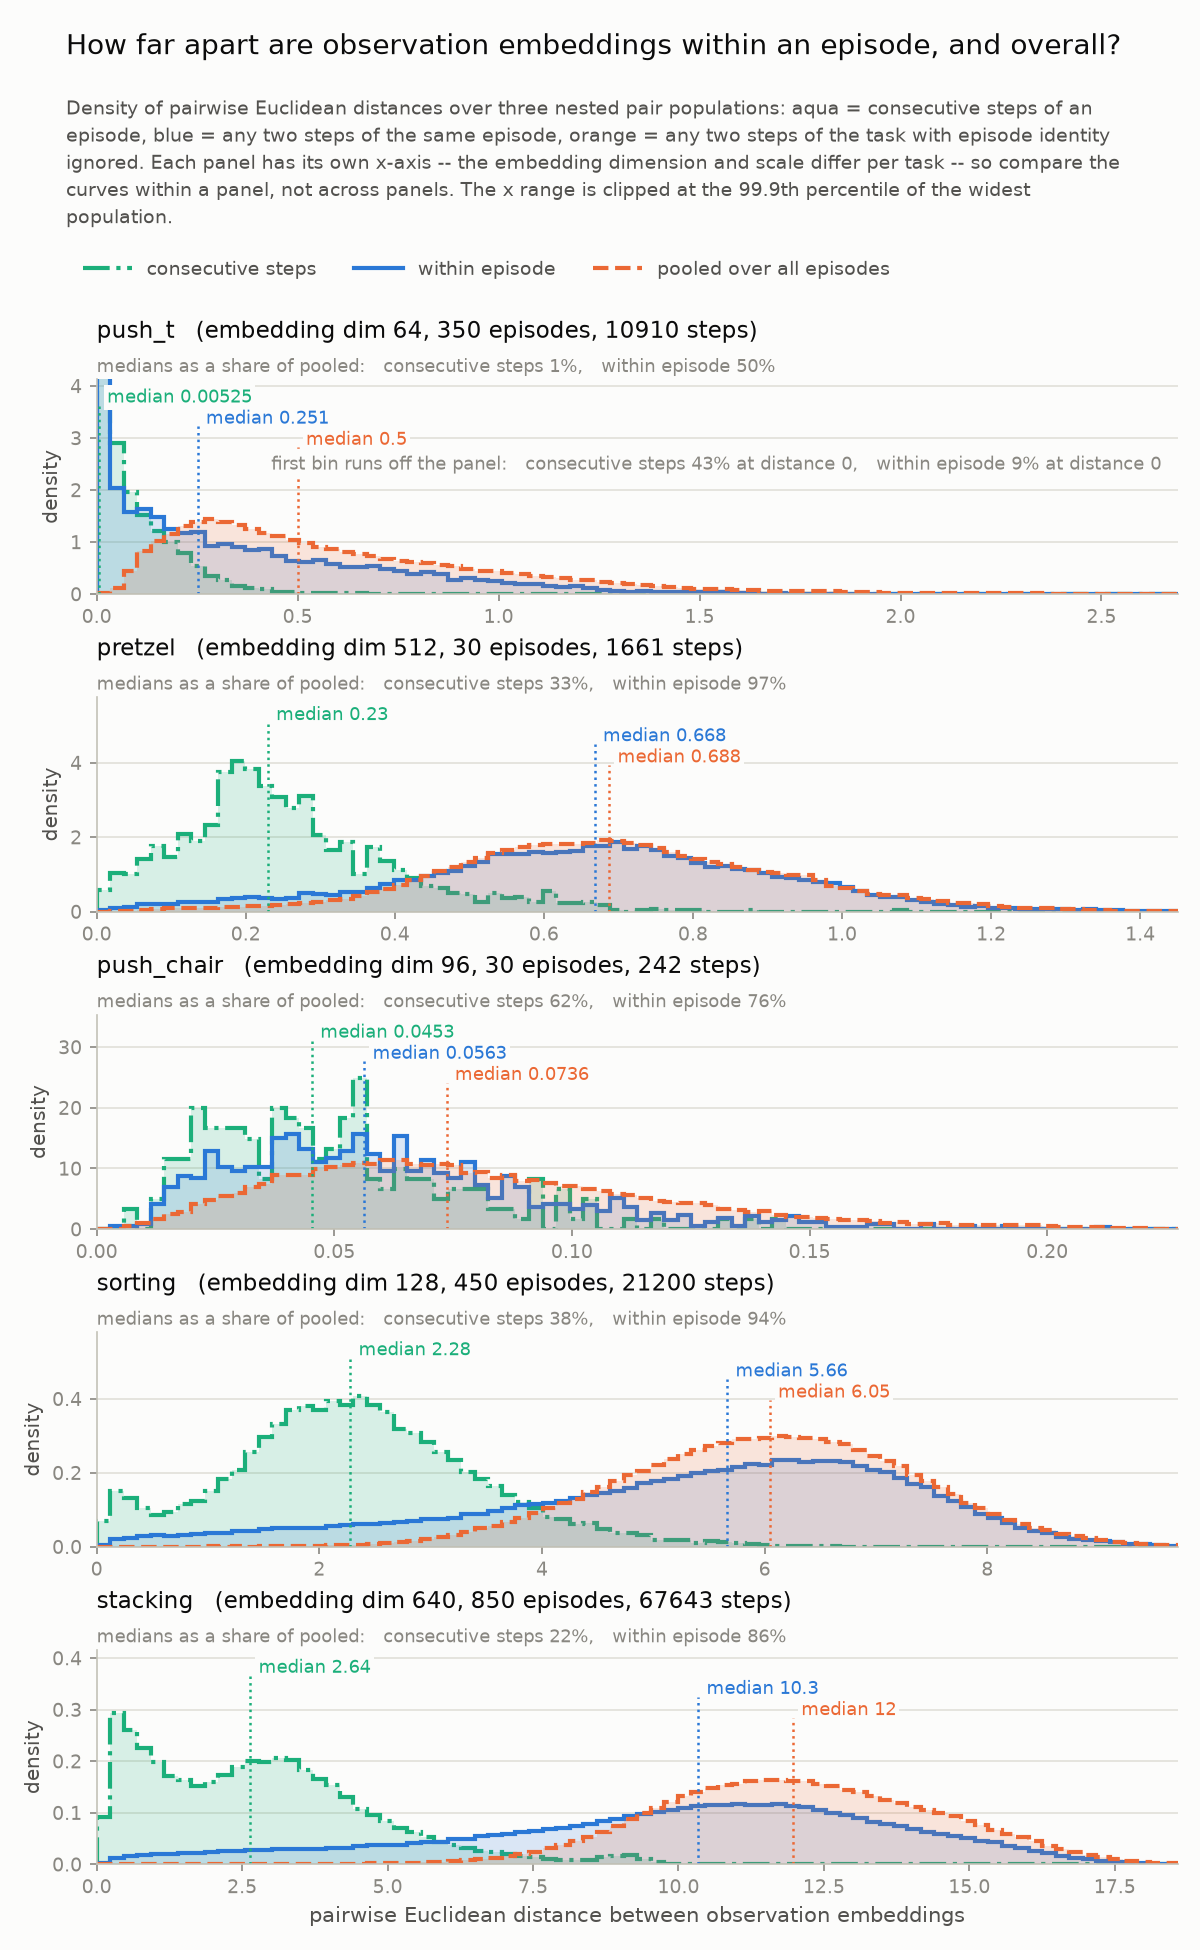

Python code for this plot:
"""Within-episode vs pooled pairwise distances between FIPER observation embeddings."""

from __future__ import annotations

import argparse
import os
import pathlib
import pickle
import sys
import textwrap
import time

HERE = pathlib.Path(__file__).resolve().parent
ROOT_DIR = str(HERE.parent.parent)
if ROOT_DIR not in sys.path:
    sys.path.insert(0, ROOT_DIR)
os.chdir(ROOT_DIR)

import numpy as np  # noqa: E402
import pandas as pd  # noqa: E402
import torch  # noqa: E402

CACHE_DIR = HERE / "cache"
DATA_DIR = pathlib.Path(ROOT_DIR) / "data"

ALL_TASKS = ["push_t", "pretzel", "push_chair", "sorting", "stacking"]
#: The pair populations that are compared, narrowest first; "pooled" ignores episode identity.
SETS = ("adjacent", "within", "pooled")
#: Pairs drawn per set per task; below this the population is enumerated exactly instead.
MAX_PAIRS = 500_000
#: Rows per distance block, bounding the [block, dim] difference intermediate.
_BLOCK = 100_000
QUANTILES = (0.01, 0.25, 0.5, 0.75, 0.99)


# ---------------------------------------------------------------------------- the data
def load_task(task: str) -> tuple[np.ndarray, np.ndarray, np.ndarray]:
    """Observation embeddings and the per-episode start index and length of one task."""
    root = DATA_DIR / task / "processed_rollouts"
    with open(root / "metadata.pkl", "rb") as f:
        md = pickle.load(f)
    X = torch.load(root / "obs_embeddings.pt", weights_only=True).numpy().astype(np.float64)
    start = np.asarray(md["episode_start_indices"], dtype=np.int64)
    length = np.asarray(md["episode_end_indices"], dtype=np.int64) - start
    assert start[-1] + length[-1] <= len(X), f"{task}: episode indices overrun the embeddings"
    return X, start, length


# ------------------------------------------------------------------------- the sampling
def adjacent_pairs(start: np.ndarray,
                   length: np.ndarray) -> tuple[np.ndarray, np.ndarray, int, bool]:
    """Index pairs of consecutive steps of the same episode; always the whole population."""
    a = np.concatenate([np.arange(s, s + L - 1) for s, L in zip(start, length) if L >= 2])
    return a, a + 1, len(a), True


def within_pairs(start: np.ndarray, length: np.ndarray, n_max: int,
                 rng: np.random.Generator) -> tuple[np.ndarray, np.ndarray, int, bool]:
    """Index pairs of steps from the same episode: every pair, or ``n_max`` drawn uniformly."""
    per_ep = length * (length - 1) // 2
    total = int(per_ep.sum())
    if total <= n_max:
        a, b = [], []
        for s, L in zip(start[length >= 2], length[length >= 2]):
            i, j = np.triu_indices(int(L), k=1)
            a.append(s + i)
            b.append(s + j)
        return np.concatenate(a), np.concatenate(b), total, True
    # Episode drawn with probability proportional to its pair count, so the sample is
    # uniform over the pair population rather than over episodes.
    ep = rng.choice(len(start), size=n_max, p=per_ep / total)
    L = length[ep]
    i = (rng.random(n_max) * L).astype(np.int64)
    j = (rng.random(n_max) * L).astype(np.int64)
    while (bad := i == j).any():  # rejection; hits ~1/L of the draws
        j[bad] = (rng.random(int(bad.sum())) * L[bad]).astype(np.int64)
    return start[ep] + i, start[ep] + j, total, False


def pooled_pairs(n_steps: int, n_max: int,
                 rng: np.random.Generator) -> tuple[np.ndarray, np.ndarray, int, bool]:
    """Index pairs of distinct steps anywhere in the task: every pair, or ``n_max`` drawn."""
    total = n_steps * (n_steps - 1) // 2
    if total <= n_max:
        i, j = np.triu_indices(n_steps, k=1)
        return i, j, total, True
    a = rng.integers(0, n_steps, size=n_max)
    b = rng.integers(0, n_steps, size=n_max)
    while (bad := a == b).any():
        b[bad] = rng.integers(0, n_steps, size=int(bad.sum()))
    return a, b, total, False


def distances(X: np.ndarray, a: np.ndarray, b: np.ndarray) -> np.ndarray:
    """Euclidean distance of each index pair, in blocks."""
    out = np.empty(len(a), dtype=np.float64)
    for s in range(0, len(a), _BLOCK):
        d = X[a[s : s + _BLOCK]] - X[b[s : s + _BLOCK]]
        out[s : s + _BLOCK] = np.sqrt(np.einsum("ij,ij->i", d, d))
    return out


def run_task(task: str, n_max: int, seed: int, force: bool) -> dict:
    """Sampled within-episode and pooled distances of one task, cached to npz."""
    path = CACHE_DIR / f"{task}__dists__n{n_max}__seed{seed}.npz"
    if path.exists() and not force:
        with np.load(path) as z:
            out = ({k: (z[k] if z[k].ndim else z[k].item()) for k in z.files}
                   if set(SETS) <= set(z.files) else None)  # a cache from a narrower SETS
        if out is not None:
            print(f"  {task:<11} cached <- {os.path.relpath(path, ROOT_DIR)}")
            return out

    started = time.time()
    X, start, length = load_task(task)
    rng = np.random.default_rng(seed)
    out = {"dim": X.shape[1], "n_steps": len(X), "n_episodes": len(start),
           "n_unique": len(np.unique(X, axis=0)),
           "ep_len_min": int(length.min()), "ep_len_med": int(np.median(length)),
           "ep_len_max": int(length.max())}
    for name, (a, b, total, exact) in (
        ("adjacent", adjacent_pairs(start, length)),
        ("within", within_pairs(start, length, n_max, rng)),
        ("pooled", pooled_pairs(len(X), n_max, rng)),
    ):
        out[name] = distances(X, a, b)
        out[f"{name}_total"] = total
        out[f"{name}_exact"] = exact
        # Cross-episode pairs are the pooled sample minus its same-episode part; the episode
        # of a step is the number of starts at or below it.
        if name == "pooled":
            ep = np.searchsorted(start, a, side="right")
            out["cross"] = out["pooled"][ep != np.searchsorted(start, b, side="right")]
            out["cross_total"] = total - int((length * (length - 1) // 2).sum())
            out["cross_exact"] = exact
    CACHE_DIR.mkdir(parents=True, exist_ok=True)
    np.savez(path, **out)
    print(f"  {task:<11} {time.time() - started:.1f}s -> {os.path.relpath(path, ROOT_DIR)}")
    return out


# ------------------------------------------------------------------------ the reporting
def summarise(task: str, res: dict, sets: tuple[str, ...]) -> pd.DataFrame:
    """One row per (task, pair set) of pair counts and distance summary statistics."""
    rows = []
    for name in sets:
        d = res[name]
        q = np.quantile(d, QUANTILES)
        rows.append({"task": task, "dim": int(res["dim"]), "steps": int(res["n_steps"]),
                     "episodes": int(res["n_episodes"]), "pairs": name,
                     "n_pairs_total": int(res[f"{name}_total"]), "n_pairs_used": len(d),
                     "exact": bool(res[f"{name}_exact"]), "mean": d.mean(), "std": d.std(),
                     "min": d.min(), **{f"q{int(p * 100):02d}": v for p, v in zip(QUANTILES, q)},
                     "max": d.max()})
    return pd.DataFrame(rows)


def report(table: pd.DataFrame, results: dict, sets: tuple[str, ...]) -> pd.DataFrame:
    """Print the per-task shapes, the summary table and each set's ratios to pooled."""
    print("\n=== embeddings and episodes")
    tasks = list(table.task.unique())
    print(table.drop_duplicates("task").assign(
        ep_len=[f"{results[t]['ep_len_min']}/{results[t]['ep_len_med']}/{results[t]['ep_len_max']}"
                for t in tasks],
        # Repeated embedding rows put an atom at distance 0 and pull the within-episode
        # summaries down, so they are reported next to the shapes.
        dups=[int(results[t]["n_steps"]) - int(results[t]["n_unique"]) for t in tasks],
    )[["task", "dim", "steps", "episodes", "ep_len", "dups"]].rename(
        columns={"dim": "embed_dim", "ep_len": "ep_len min/med/max",
                 "dups": "duplicate steps"}).to_string(index=False))

    print("\n=== pairwise Euclidean distances between observation embeddings")
    show = table.drop(columns=["steps", "episodes"]).copy()
    show["n_pairs_total"] = show.n_pairs_total.map(lambda v: f"{v:,}")
    show["n_pairs_used"] = show.n_pairs_used.map(lambda v: f"{v:,}")
    print(show.to_string(index=False, float_format=lambda v: f"{v:.4g}"))

    rows = []
    for task in tasks:
        res = results[task]
        pooled, q01 = res["pooled"], np.quantile(results[task]["pooled"], 0.01)
        for name in sets:
            d = res[name]
            rows.append({"task": task, "embed_dim": int(res["dim"]), "pairs": name,
                         "median": np.median(d), "mean": d.mean(),
                         "med/pooled": np.median(d) / np.median(pooled),
                         "mean/pooled": d.mean() / pooled.mean(),
                         # Share of the set below the pooled 1st percentile: how much of its
                         # mass sits where pooled pairs essentially never land.
                         "P(< pooled q01)": float((d < q01).mean()),
                         "P(= 0)": float((d == 0).mean())})
    ratio = pd.DataFrame(rows)
    print("\n=== each set relative to the pooled distribution")
    print(ratio.to_string(index=False, float_format=lambda v: f"{v:.4g}"))
    return ratio


# ---------------------------------------------------------------------------- the plots
#: Chart chrome and the three series hues (dataviz reference palette, light mode: slots 1-3,
#: worst all-pairs CVD dE 9.2 / normal-vision 24.0; aqua is under 3:1 on this surface, which
#: the direct median labels and the printed table relieve).
_SURFACE, _INK, _SECOND, _MUTED = "#fcfcfb", "#0b0b0b", "#52514e", "#898781"
_GRID, _AXIS = "#e1e0d9", "#c3c2b7"
_BLUE, _ORANGE, _AQUA = "#2a78d6", "#eb6834", "#1baf7a"
_SERIES = (("adjacent", "consecutive steps", _AQUA, "-."),
           ("within", "within episode", _BLUE, "-"),
           ("pooled", "pooled over all episodes", _ORANGE, "--"))
#: Surface patch behind in-panel text, so a grid line never runs through a label.
_LABEL_BOX = dict(facecolor=_SURFACE, edgecolor="none", pad=1.5)


def plot_distributions(results: dict, tasks: list[str], bins: int, stem: pathlib.Path) -> None:
    """Density of both pair populations per task, one panel each, with median rules."""
    import matplotlib

    matplotlib.use("Agg")
    import matplotlib.pyplot as plt
    from matplotlib.lines import Line2D

    fig, axes = plt.subplots(len(tasks), 1, figsize=(8.0, 13.0))
    for ax, task in zip(np.atleast_1d(axes), tasks):
        res = results[task]
        hi = max(np.quantile(res[c], 0.999) for c, *_ in _SERIES)
        edges = np.linspace(0.0, hi, bins + 1)
        ax.set_facecolor(_SURFACE)
        ax.set_title(f"{task}   (embedding dim {int(res['dim'])}, {int(res['n_episodes'])} "
                     f"episodes, {int(res['n_steps'])} steps)", color=_INK, fontsize=11,
                     loc="left", pad=20)
        med = {c: float(np.median(res[c])) for c, *_ in _SERIES}
        ax.annotate("medians as a share of pooled:   "
                    + ",   ".join(f"{lab} {med[c] / med['pooled']:.0%}"
                                  for c, lab, *_ in _SERIES if c != "pooled"),
                    (0.0, 1.015), xycoords="axes fraction", va="bottom", ha="left",
                    color=_MUTED, fontsize=8.5)
        ax.grid(True, axis="y", color=_GRID, linewidth=0.8)
        ax.set_axisbelow(True)
        for side in ("top", "right"):
            ax.spines[side].set_visible(False)
        for side in ("left", "bottom"):
            ax.spines[side].set_color(_AXIS)
            ax.spines[side].set_linewidth(0.8)
        ax.tick_params(colors=_MUTED, labelsize=9)
        ax.set_ylabel("density", color=_SECOND, fontsize=9.5)
        ax.set_xlim(0.0, hi)

        heights = {}
        for col, label, color, dash in _SERIES:
            h, _ = np.histogram(res[col], bins=edges, density=True)
            ax.stairs(h, edges, color=color, linewidth=2.0, linestyle=dash, label=label)
            ax.stairs(h, edges, color=color, alpha=0.16, fill=True, linewidth=0)
            heights[col] = h
        # A task with duplicate embeddings has an atom at distance 0, whose density is set by
        # the bin width alone; the first bin is left out of the scaling and clipped instead.
        peak = max(h[1:].max() for h in heights.values())
        ax.set_ylim(0.0, peak * 1.42)
        clipped = [(lab, float((res[col] == 0).mean())) for col, lab, *_ in _SERIES
                   if heights[col][0] > peak * 1.42]
        if clipped:
            ax.annotate("first bin runs off the panel:   "
                        + ",   ".join(f"{lab} {p:.0%} at distance 0" for lab, p in clipped),
                        (0.985, 0.58), xycoords="axes fraction", ha="right", color=_MUTED,
                        fontsize=8.5, bbox=_LABEL_BOX)
        # Median rules carry the comparison the densities only imply; staggered heights so the
        # three labels cannot collide when the distributions overlap.
        for (col, label, color, _), y in zip(_SERIES, (1.30, 1.16, 1.02)):
            ax.plot([med[col], med[col]], [0.0, peak * (y - 0.05)], color=color, linewidth=1.2,
                    linestyle=":")
            ax.annotate(f"median {med[col]:.3g}", (med[col], peak * y), xytext=(4, 0),
                        va="center", textcoords="offset points", color=color, fontsize=8.5,
                        bbox=_LABEL_BOX)
        if task == tasks[-1]:  # one x-label for the stack; the quantity is the same in every panel
            ax.set_xlabel("pairwise Euclidean distance between observation embeddings",
                          color=_SECOND, fontsize=10)

    handles = [Line2D([], [], color=c, linestyle=d, linewidth=2.0, label=lab)
               for _, lab, c, d in _SERIES]
    _finish(fig, "How far apart are observation embeddings within an episode, and overall?",
            "Density of pairwise Euclidean distances over three nested pair populations: aqua = "
            "consecutive steps of an episode, blue = any two steps of the same episode, orange = "
            "any two steps of the task with episode identity ignored. Each panel has its own "
            "x-axis -- the embedding dimension and scale differ per task -- so compare the "
            "curves within a panel, not across panels. The x range is clipped at the 99.9th "
            "percentile of the widest population.", stem, handles)


def _finish(fig, title: str, subtitle: str, stem: pathlib.Path, handles) -> None:
    """Header block (title, wrapped subtitle, legend), spacing, and the png/pdf pair."""
    import matplotlib.pyplot as plt

    # Header laid out in points from the top, so no number here depends on the figure height.
    height = fig.get_figheight() * 72.0
    lines = textwrap.wrap(subtitle, width=int(fig.get_figwidth() * 72.0 / 5.1))
    y = 1.0 - 26.0 / height
    fig.text(0.055, y, title, color=_INK, fontsize=13.5, ha="left", va="baseline")
    y -= 20.0 / height
    fig.text(0.055, y, "\n".join(lines), color=_SECOND, fontsize=9.0, ha="left", va="top",
             linespacing=1.45)
    y -= (13.0 * len(lines) + 6.0) / height
    fig.legend(handles=handles, loc="upper left", bbox_to_anchor=(0.055, y), ncol=len(handles),
               frameon=False, fontsize=9, labelcolor=_SECOND, handlelength=2.6)
    y -= 20.0 / height
    fig.tight_layout(rect=(0.0, 0.0, 1.0, y - 6.0 / height))
    fig.subplots_adjust(hspace=0.48)
    for ext in ("png", "pdf"):
        path = stem.with_suffix("." + ext)
        fig.savefig(path, dpi=150, facecolor=_SURFACE)
        print(f"  -> {os.path.relpath(path, ROOT_DIR)}")
    plt.close(fig)


# ----------------------------------------------------------------------------- the main
def main(argv=None) -> int:
    parser = argparse.ArgumentParser(prog="embedding_distances", description=__doc__)
    parser.add_argument("--tasks", nargs="+", default=ALL_TASKS, choices=ALL_TASKS)
    parser.add_argument("--pairs", type=int, default=MAX_PAIRS, help="pairs per set per task")
    parser.add_argument("--bins", type=int, default=80, help="histogram bins per panel")
    parser.add_argument("--cross", action="store_true",
                        help="add the cross-episode-only pairs as a third row per task")
    parser.add_argument("--seed", type=int, default=0)
    parser.add_argument("--force", action="store_true", help="ignore the cache")
    args = parser.parse_args(argv)

    started = time.time()
    sets = SETS + ("cross",) if args.cross else SETS
    print(f"up to {args.pairs:,} pairs per set per task, seed {args.seed}, sets {sets}\n"
          f"=== distances")
    tasks = [t for t in ALL_TASKS if t in args.tasks]
    results = {t: run_task(t, args.pairs, args.seed, args.force) for t in tasks}

    table = pd.concat([summarise(t, results[t], sets) for t in tasks], ignore_index=True)
    ratio = report(table, results, sets)
    CACHE_DIR.mkdir(parents=True, exist_ok=True)
    for df, name in ((table, "summary"), (ratio, "ratios")):
        path = HERE / f"embedding_distances__{name}.csv"
        df.to_csv(path, index=False)
        print(f"  -> {os.path.relpath(path, ROOT_DIR)}")

    print("\n=== plot")
    plot_distributions(results, tasks, args.bins, HERE / "embedding_distances")
    print(f"\ntotal wall clock: {time.time() - started:.0f}s")
    return 0


if __name__ == "__main__":
    raise SystemExit(main())
